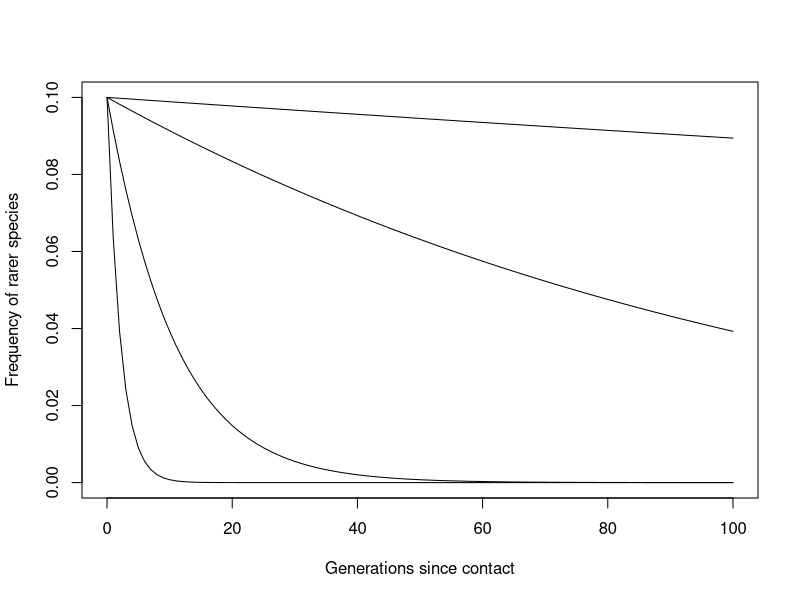

Write R code to recreate this figure.
###CODE FOR FIGURES IN 'THE EVOLUTIONARY BIOLOGY OF SPECIES' Oxford University Press, 2019.
##Author: Timothy G. Barraclough (t.barraclough@imperial.ac.uk)
##Citation: Timothy G. Barraclough 2019. The Evolutionary Biology of Species. Oxford Series in Ecology and Evolution. Oxford University Press, Oxford, UK.

##Figure 2.4, loss of diversity due to ecological drift

##population size
N<-1000
##deterministic 
curve(0.5*(1-sqrt(1-2*(2*0.1*0.9*exp(-x/N)))),from=0,to=100,ylab="Frequency of rarer species",xlab="Generations since contact",ylim=c(0,0.1))
curve(exp(-0.01*x)*0.1/(1-0.1+0.1*exp(-0.01*x)),from=0,to=100,add=T)
curve(exp(-0.1*x)*0.1/(1-0.1+0.1*exp(-0.1*x)),from=0,to=100,add=T)
curve(exp(-0.5*x)*0.1/(1-0.1+0.1*exp(-0.5*x)),from=0,to=100,add=T)

##This is the same as changes in frequency of two alleles in a population, hence used these expressions:
##deterministic change in p(allele) with selection, taken from http://www.genetics.org/content/186/1/295.full
##stochastic decline with drift, taken from http://www.tiem.utk.edu/~gavrila/583/C3.pdf